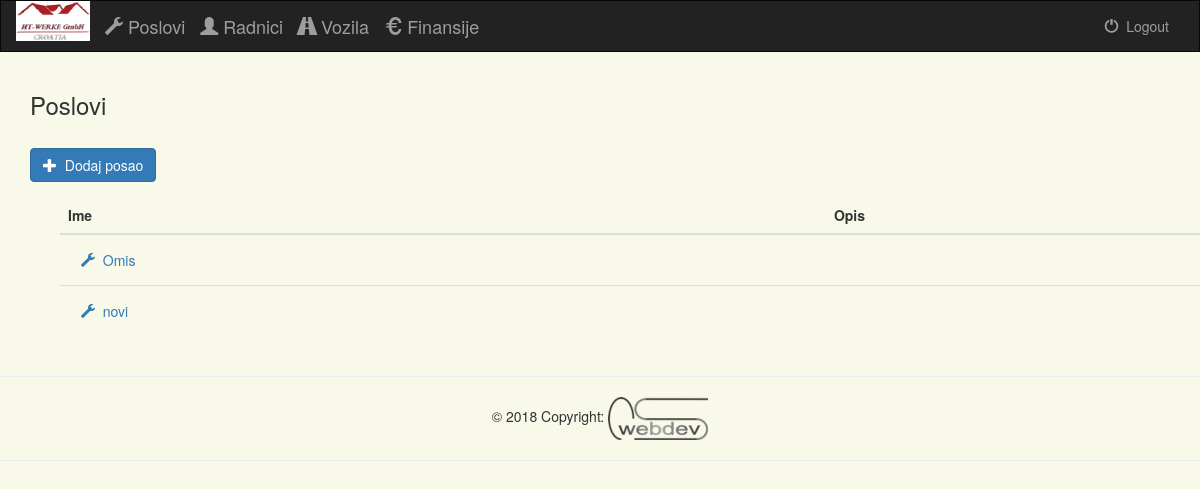
The page /administracija/ (signed in) on the database as committed earlier.
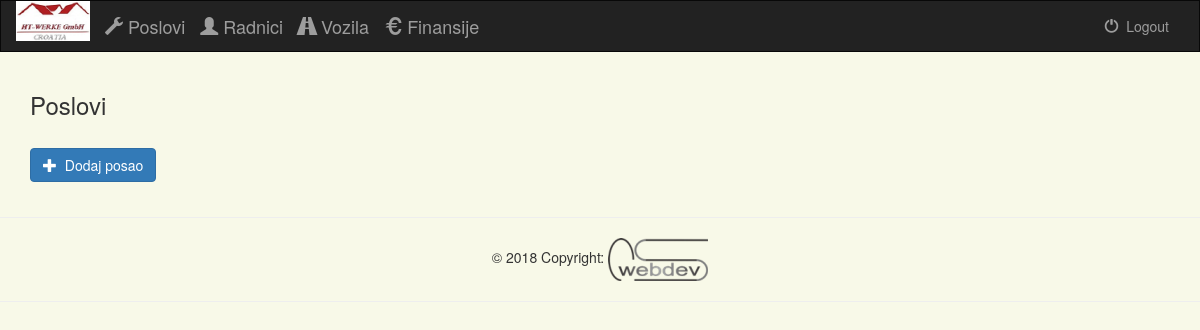
The same page on the database as committed later.
### projects/models.py (models this page shows, shortened)
class Poslovi(models.Model):
    ime = models.CharField(max_length=30)
    opis = models.CharField(max_length=100, blank=True)
    dogovoreni_radni_sati = models.FloatField(default=0.0)
    dogovoreno_po_kvadratu = models.FloatField(default=0.0)
    pocetak_radova = models.DateField()
    kraj_radova = models.DateField(null=True, blank=True)
    komentar = models.TextField(null=True, blank=True)
    class Meta:
        verbose_name_plural = "Poslovi"

### projects/views.py (the view)
def index(request):
    if not request.user.is_authenticated():
        return render(request, 'projects/login.html')
    else:
        poslovi = Poslovi.objects.all()
        radnici = Radnik.objects.all()
        return render(request, 'projects/index.html', {
            'poslovi': poslovi,
            'radnici': radnici
        })

### projects/templates/projects/index.html (shortened to what this page needs)
{% extends 'projects/base.html' %}
{% block content %}
{% load staticfiles %}
<div class="container">
    <h3>Poslovi</h3>
    {% if poslovi %}
    <div class="row">
        <div class="col-sm-12" style="padding-bottom: 15px;">
            <br>
            <a href="{% url 'projects:project-add' %}">
                <button type="button" class="btn btn-primary">
                    <span class="glyphicon glyphicon-plus"></span>&nbsp; Dodaj posao
                </button>
            </a>
        </div>
    </div>
    <div class="col-sm-12">
        <div class='container' id="table">
            <div class="table-div">
                <table class="table">
                    <thead>
                    <tr>
                        <th>Ime</th>
                        <th>Opis</th>
                    </tr>
                    </thead>
                    <tbody>
                    {% for posao in poslovi %}
                    <tr>
                        <td><a href="{% url 'projects:posao' posao.id %}"><button type="button" class="btn btn-link">
                                    <span class="glyphicon glyphicon-wrench"></span>&nbsp; {{ posao.ime }}
                                </button></a></td>
                        <td>{{ posao.opis }}</td>
                    </tr>
                    {% endfor %}
                    </tbody>
                </table>
            </div>
        </div>
    </div>
    {% else %}
    <div class="row">
        <div class="col-sm-12" style="padding-bottom: 15px;">
            <br>
            <a href="{% url 'projects:project-add' %}">
                <button type="button" class="btn btn-primary">
                    <span class="glyphicon glyphicon-plus"></span>&nbsp; Dodaj posao
                </button>
            </a>
        </div>
    </div>
    {% endif %}
</div>
{% endblock %}

Rows that differ between the two databases and show on the page:
removed Poslovi: ime "Omis"
removed Poslovi: ime "novi"
Other text that changed with them:
text no longer shown: "Ime Opis"
